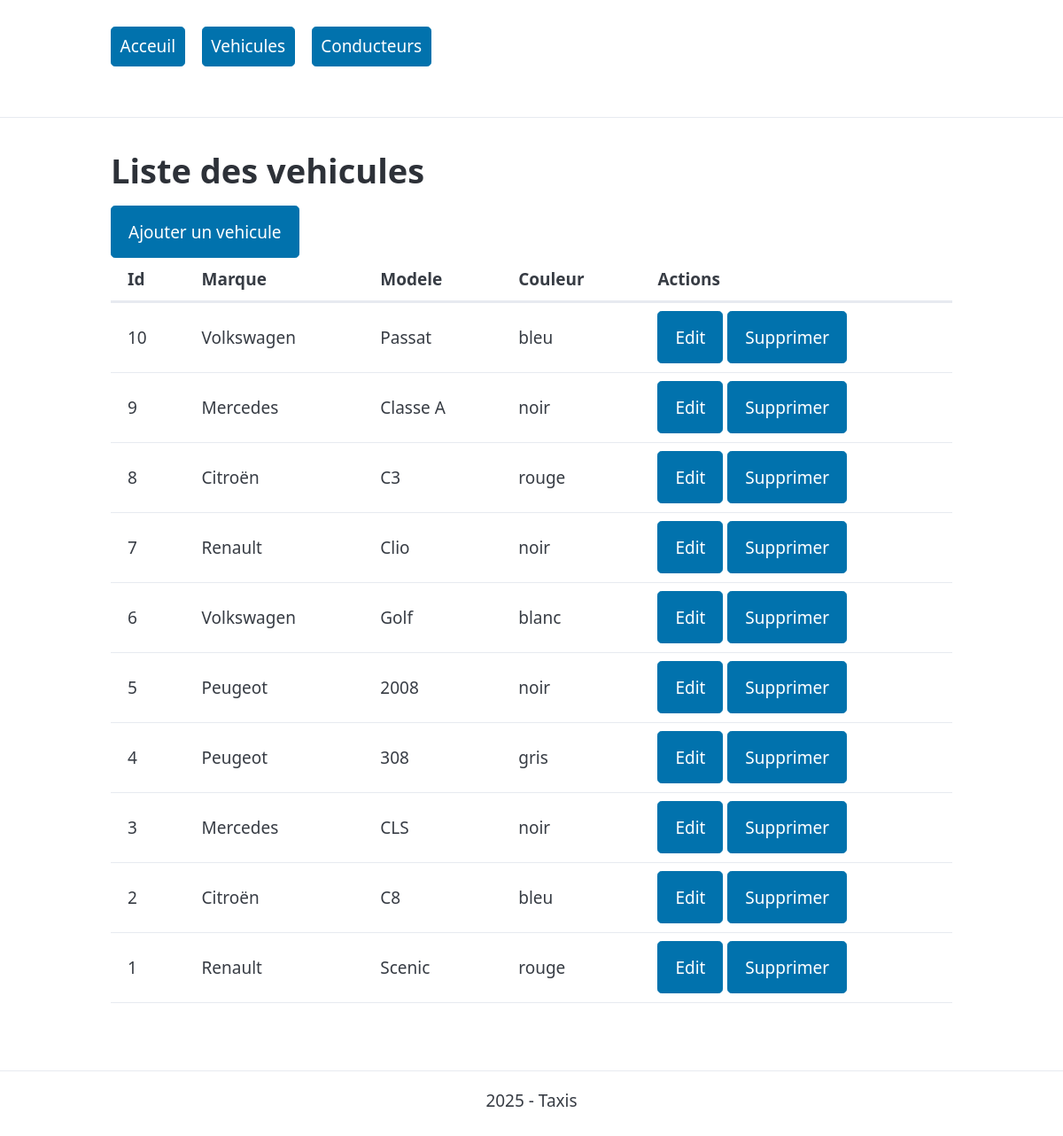
/vehicule/list-vehicule.php, run on the app's committed database.
### tables this page shows
CREATE TABLE `vehicule` (
  `id_vehicule` int(11) NOT NULL AUTO_INCREMENT,
  `marque` varchar(30) NOT NULL,
  `modele` varchar(50) NOT NULL,
  `couleur` varchar(20) NOT NULL,
  `immatriculation` varchar(15) NOT NULL,
  PRIMARY KEY (`id_vehicule`)
);

### vehicule/list-vehicule.php (called while the page is built)
<?php
include dirname(__DIR__) . '/fonctions.php';
require dirname(__DIR__) . '/connexiondb.php';
$vehiculeArray = listerVehicules($pdo);
include PATH_PROJET . '/views/vehicule/list-vehicule-view.php' ;

### fonctions.php (called while the page is built, shortened)
<?php
function listerVehicules($pdo)
{
    $sql = "SELECT * FROM vehicule ORDER BY id_vehicule DESC";
    $stmt = $pdo->prepare($sql);
    $stmt->execute();
    $vehicules = $stmt->fetchAll();
    return $vehicules;
}

### views/vehicule/list-vehicule-view.php (the view, shortened to what this page needs)
<?php
require PATH_PROJET . '/views/partials/header.php';
?>
    <h1>Liste des vehicules</h1>
    <a href="<?= WEB_ROOT . '/vehicule/add-vehicule.php' ?>" role="button">Ajouter un vehicule</a>
    <table>
        <thead>
            <tr>
                <th>Id</th>
                <th>Marque</th>
                <th>Modele</th>
                <th>Couleur</th>
                <th>Actions</th>
            </tr>
        </thead>
        <tbody>
            <?php foreach ($vehiculeArray as $car) : ?>
                <tr>
                    <td><?= $car['id_vehicule']; ?></td>
                    <td><?= $car['marque']; ?></td>
                    <td><?= $car['modele']; ?></td>
                    <td><?= $car['couleur']; ?></td>
                    <td>
                        <a href="<?= WEB_ROOT . '/vehicule/edit-vehicule.php?id=' . $car['id_vehicule'] ?>" role="button">Edit</a>
                        <a href="<?= WEB_ROOT . '/vehicule/del-vehicule.php?id=' . $car['id_vehicule'] ?>" role="button" onclick="return confirm('Etes vous certain de vouloir supprimer ce vehicule ?');">Supprimer</a>
                    </td>
                </tr>
            <?php endforeach ?>
        </tbody>
    </table>
<?php require PATH_PROJET . '/views/partials/footer.php';  ?>

### data on the page
vehicule: id_vehicule "10", marque "Volkswagen", modele "Passat", couleur "bleu"
vehicule: id_vehicule "9", marque "Mercedes", modele "Classe A", couleur "noir"
vehicule: id_vehicule "8", marque "Citroën", modele "C3", couleur "rouge"
vehicule: id_vehicule "7", marque "Renault", modele "Clio", couleur "noir"
vehicule: id_vehicule "6", marque "Volkswagen", modele "Golf", couleur "blanc"
vehicule: id_vehicule "5", marque "Peugeot", modele "2008", couleur "noir"
vehicule: id_vehicule "4", marque "Peugeot", modele "308", couleur "gris"
vehicule: id_vehicule "3", marque "Mercedes", modele "CLS", couleur "noir"
vehicule: id_vehicule "2", marque "Citroën", modele "C8", couleur "bleu"
vehicule: id_vehicule "1", marque "Renault", modele "Scenic", couleur "rouge"
